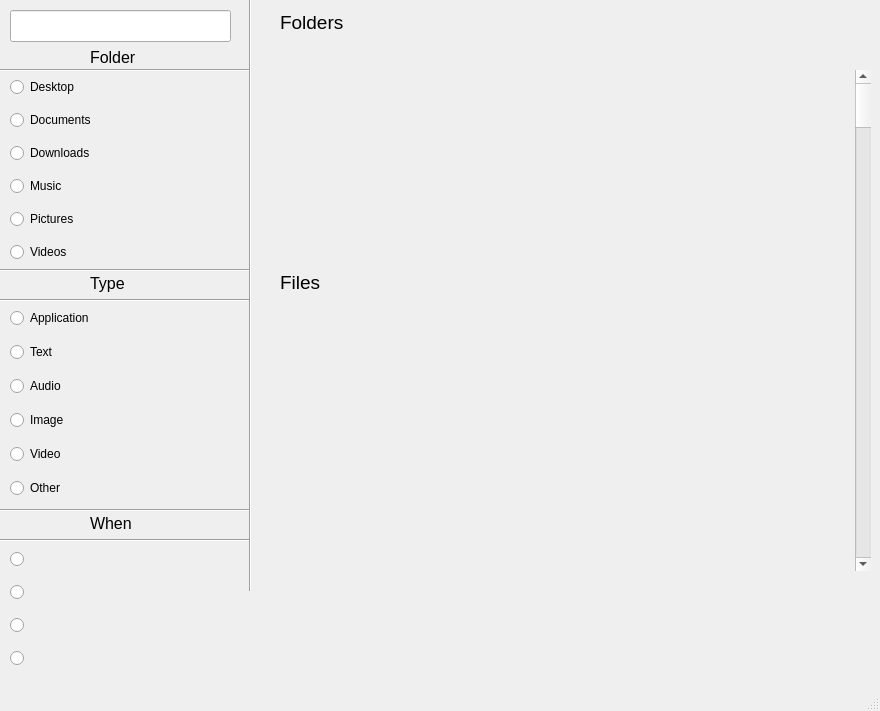
<?xml version="1.0" encoding="UTF-8"?>
<ui version="4.0">
 <class>MainWindow</class>
 <widget class="QMainWindow" name="MainWindow">
  <property name="geometry">
   <rect>
    <x>0</x>
    <y>0</y>
    <width>880</width>
    <height>711</height>
   </rect>
  </property>
  <property name="windowTitle">
   <string>MainWindow</string>
  </property>
  <widget class="QWidget" name="centralwidget">
   <widget class="QLineEdit" name="lineEdit">
    <property name="geometry">
     <rect>
      <x>10</x>
      <y>10</y>
      <width>221</width>
      <height>32</height>
     </rect>
    </property>
   </widget>
   <widget class="Line" name="line_2">
    <property name="geometry">
     <rect>
      <x>240</x>
      <y>-20</y>
      <width>21</width>
      <height>611</height>
     </rect>
    </property>
    <property name="orientation">
     <enum>Qt::Vertical</enum>
    </property>
   </widget>
   <widget class="QLabel" name="label_12">
    <property name="geometry">
     <rect>
      <x>280</x>
      <y>10</y>
      <width>80</width>
      <height>25</height>
     </rect>
    </property>
    <property name="text">
     <string>&lt;html&gt;&lt;head/&gt;&lt;body&gt;&lt;p&gt;&lt;span style=&quot; font-size:14pt;&quot;&gt;Folders&lt;/span&gt;&lt;/p&gt;&lt;/body&gt;&lt;/html&gt;</string>
    </property>
   </widget>
   <widget class="QWidget" name="layoutWidget">
    <property name="geometry">
     <rect>
      <x>10</x>
      <y>300</y>
      <width>221</width>
      <height>211</height>
     </rect>
    </property>
    <layout class="QVBoxLayout" name="verticalLayout_2">
     <item>
      <widget class="QRadioButton" name="type_application">
       <property name="text">
        <string>Application</string>
       </property>
      </widget>
     </item>
     <item>
      <widget class="QRadioButton" name="type_text">
       <property name="text">
        <string>Text</string>
       </property>
      </widget>
     </item>
     <item>
      <widget class="QRadioButton" name="type_audio">
       <property name="text">
        <string>Audio</string>
       </property>
      </widget>
     </item>
     <item>
      <widget class="QRadioButton" name="type_image">
       <property name="text">
        <string>Image</string>
       </property>
      </widget>
     </item>
     <item>
      <widget class="QRadioButton" name="type_video">
       <property name="text">
        <string>Video</string>
       </property>
      </widget>
     </item>
     <item>
      <widget class="QRadioButton" name="type_other">
       <property name="text">
        <string>Other</string>
       </property>
      </widget>
     </item>
    </layout>
   </widget>
   <widget class="QLabel" name="label_35">
    <property name="geometry">
     <rect>
      <x>90</x>
      <y>270</y>
      <width>40</width>
      <height>27</height>
     </rect>
    </property>
    <property name="text">
     <string>&lt;html&gt;&lt;head/&gt;&lt;body&gt;&lt;p&gt;&lt;span style=&quot; font-size:12pt;&quot;&gt;Type&lt;/span&gt;&lt;/p&gt;&lt;/body&gt;&lt;/html&gt;</string>
    </property>
   </widget>
   <widget class="QLabel" name="label_37">
    <property name="geometry">
     <rect>
      <x>90</x>
      <y>44</y>
      <width>51</width>
      <height>27</height>
     </rect>
    </property>
    <property name="text">
     <string>&lt;html&gt;&lt;head/&gt;&lt;body&gt;&lt;p&gt;&lt;span style=&quot; font-size:12pt;&quot;&gt;Folder&lt;/span&gt;&lt;/p&gt;&lt;/body&gt;&lt;/html&gt;</string>
    </property>
   </widget>
   <widget class="Line" name="line">
    <property name="geometry">
     <rect>
      <x>-11</x>
      <y>290</y>
      <width>260</width>
      <height>20</height>
     </rect>
    </property>
    <property name="orientation">
     <enum>Qt::Horizontal</enum>
    </property>
   </widget>
   <widget class="Line" name="line_3">
    <property name="geometry">
     <rect>
      <x>-10</x>
      <y>60</y>
      <width>260</width>
      <height>20</height>
     </rect>
    </property>
    <property name="orientation">
     <enum>Qt::Horizontal</enum>
    </property>
   </widget>
   <widget class="QWidget" name="layoutWidget">
    <property name="geometry">
     <rect>
      <x>10</x>
      <y>70</y>
      <width>221</width>
      <height>201</height>
     </rect>
    </property>
    <layout class="QVBoxLayout" name="verticalLayout">
     <item>
      <widget class="QRadioButton" name="folder_desktop">
       <property name="text">
        <string>Desktop</string>
       </property>
      </widget>
     </item>
     <item>
      <widget class="QRadioButton" name="folder_documents">
       <property name="text">
        <string>Documents</string>
       </property>
      </widget>
     </item>
     <item>
      <widget class="QRadioButton" name="folder_downloads">
       <property name="text">
        <string>Downloads</string>
       </property>
      </widget>
     </item>
     <item>
      <widget class="QRadioButton" name="folder_music">
       <property name="text">
        <string>Music</string>
       </property>
      </widget>
     </item>
     <item>
      <widget class="QRadioButton" name="folder_pictures">
       <property name="text">
        <string>Pictures</string>
       </property>
      </widget>
     </item>
     <item>
      <widget class="QRadioButton" name="folder_videos">
       <property name="text">
        <string>Videos</string>
       </property>
      </widget>
     </item>
    </layout>
   </widget>
   <widget class="Line" name="line_4">
    <property name="geometry">
     <rect>
      <x>-10</x>
      <y>260</y>
      <width>260</width>
      <height>20</height>
     </rect>
    </property>
    <property name="orientation">
     <enum>Qt::Horizontal</enum>
    </property>
   </widget>
   <widget class="QScrollBar" name="verticalScrollBar">
    <property name="geometry">
     <rect>
      <x>855</x>
      <y>70</y>
      <width>16</width>
      <height>501</height>
     </rect>
    </property>
    <property name="orientation">
     <enum>Qt::Vertical</enum>
    </property>
   </widget>
   <widget class="QWidget" name="layoutWidget_2">
    <property name="geometry">
     <rect>
      <x>10</x>
      <y>540</y>
      <width>221</width>
      <height>141</height>
     </rect>
    </property>
    <layout class="QVBoxLayout" name="verticalLayout_3">
     <item>
      <widget class="QRadioButton" name="when_1">
       <property name="text">
        <string/>
       </property>
      </widget>
     </item>
     <item>
      <widget class="QRadioButton" name="when_2">
       <property name="text">
        <string/>
       </property>
      </widget>
     </item>
     <item>
      <widget class="QRadioButton" name="when_3">
       <property name="text">
        <string/>
       </property>
      </widget>
     </item>
     <item>
      <widget class="QRadioButton" name="when_4">
       <property name="text">
        <string/>
       </property>
      </widget>
     </item>
    </layout>
   </widget>
   <widget class="Line" name="line_5">
    <property name="geometry">
     <rect>
      <x>-10</x>
      <y>500</y>
      <width>260</width>
      <height>20</height>
     </rect>
    </property>
    <property name="orientation">
     <enum>Qt::Horizontal</enum>
    </property>
   </widget>
   <widget class="QLabel" name="label_38">
    <property name="geometry">
     <rect>
      <x>90</x>
      <y>510</y>
      <width>51</width>
      <height>27</height>
     </rect>
    </property>
    <property name="text">
     <string>&lt;html&gt;&lt;head/&gt;&lt;body&gt;&lt;p&gt;&lt;span style=&quot; font-size:12pt;&quot;&gt;When&lt;/span&gt;&lt;/p&gt;&lt;/body&gt;&lt;/html&gt;</string>
    </property>
   </widget>
   <widget class="Line" name="line_6">
    <property name="geometry">
     <rect>
      <x>-10</x>
      <y>530</y>
      <width>260</width>
      <height>20</height>
     </rect>
    </property>
    <property name="orientation">
     <enum>Qt::Horizontal</enum>
    </property>
   </widget>
   <widget class="QLabel" name="label_14">
    <property name="geometry">
     <rect>
      <x>280</x>
      <y>270</y>
      <width>80</width>
      <height>25</height>
     </rect>
    </property>
    <property name="text">
     <string>&lt;html&gt;&lt;head/&gt;&lt;body&gt;&lt;p&gt;&lt;span style=&quot; font-size:14pt;&quot;&gt;Files&lt;/span&gt;&lt;/p&gt;&lt;/body&gt;&lt;/html&gt;</string>
    </property>
   </widget>
   <zorder>layoutWidget</zorder>
   <zorder>lineEdit</zorder>
   <zorder>line_2</zorder>
   <zorder>label_12</zorder>
   <zorder>layoutWidget</zorder>
   <zorder>label_35</zorder>
   <zorder>label_37</zorder>
   <zorder>line</zorder>
   <zorder>line_3</zorder>
   <zorder>line_4</zorder>
   <zorder>verticalScrollBar</zorder>
   <zorder>layoutWidget_2</zorder>
   <zorder>line_5</zorder>
   <zorder>label_38</zorder>
   <zorder>line_6</zorder>
   <zorder>label_14</zorder>
  </widget>
  <widget class="QStatusBar" name="statusbar"/>
 </widget>
 <resources>
  <include location="icons/timemachine.qrc"/>
 </resources>
 <connections/>
</ui>
